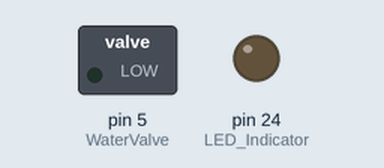
Recording of a sketch running on a simulated Arduino Mega 2560, built with avr-gcc and run on an emulated ATmega2560. On the bench: switched loads named in the sketch (green lamp = pin HIGH), output pins drawn as LEDs (lit = HIGH).

Above: at 0.1 s.
Timing chart, 0 to 50.0 s (numbered marks = the images above):
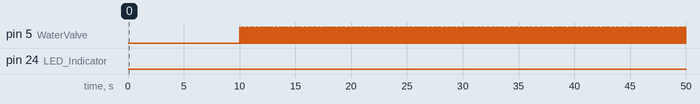

The sketch:

Water_Valve_Measure.ino
```cpp
#define WaterValve 5
#define LED_Indicator 24

unsigned int time_valve_open = 32;
unsigned int times = 500;
unsigned int counter = 0;

void setup() {
  pinMode(WaterValve, OUTPUT);
  digitalWrite(WaterValve, LOW);
  pinMode(LED_Indicator, OUTPUT);
  digitalWrite(LED_Indicator, LOW);
  delay(10000);
}

void loop() {
  if (counter < 500) {
    digitalWrite(WaterValve, HIGH);
    unsigned long valve_start_time = millis();
    while (millis() - valve_start_time < time_valve_open) {
    }
    digitalWrite(WaterValve, LOW);
    delay(50);
    counter++;
  }
  else {
    digitalWrite(LED_Indicator, HIGH);
  }
}
```

Measured:
- by itself, pin 5 (WaterValve): alternates HIGH for 0.03 s and LOW for 0.05 s
